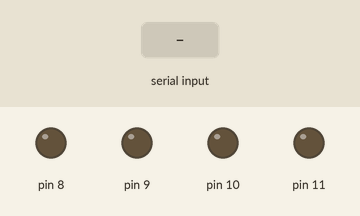
Recording of a sketch running on a simulated Arduino Uno, built with avr-gcc and run on an emulated ATmega328P. Parts: output pins drawn as LEDs (lit = HIGH). The inputs (shaded band) are chosen by the test bench.

Above: at 1.2 s.
1.3 s: "A" received over Serial
At 2.1 s:
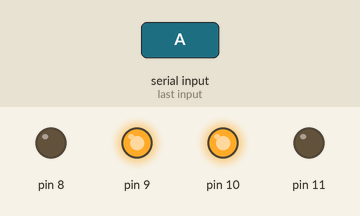
Timing chart, 0 to 4.3 s (numbered marks = the images above; inputs shaded):
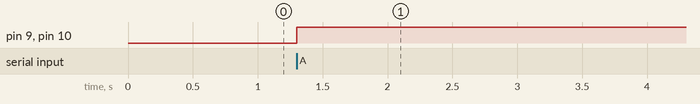

The sketch:

carro.ino
```cpp
int state = 0;

void setup() {
//  pinMode(13, OUTPUT);
  pinMode(8, OUTPUT);
  digitalWrite(8, LOW);
  pinMode(9, OUTPUT);
  digitalWrite(9, LOW);
  pinMode(10, OUTPUT);
  digitalWrite(10, LOW);
  pinMode(11, OUTPUT);
  digitalWrite(11, LOW);
  Serial.begin(9600);
}

void loop() {
  if(Serial.available() > 0){
    state = Serial.read();
  }
  if(state == 'A') {
    avanzar();
//    parar();
    state = 0;
  }
  state = Serial.read();
  if(state == 'B') {
    retroceder();
//    parar();
    state = 0;
  }
  state = Serial.read();
  if(state == 'C') {
    izq();
//    parar();
    state = 0;
  }
  state = Serial.read();
  if(state == 'D') {
    der();
//    parar();
    state = 0;
  }
}

//////////////////////////////////////////////////////

void avanzar(){
  digitalWrite(8, LOW);
  digitalWrite(9, HIGH);
  digitalWrite(11, LOW);
  digitalWrite(10, HIGH);
  delay(1000);
}

void retroceder(){
  digitalWrite(9, LOW);
  digitalWrite(8, HIGH);
  digitalWrite(10, LOW);
  digitalWrite(11, HIGH);
  delay(1000);
}

void izq(){

}

void der(){

}

void parar(){
  digitalWrite(9, LOW);
  digitalWrite(8, LOW);
  digitalWrite(10, LOW);
  digitalWrite(11, LOW);
}
```

Measured:
- after the input at 1.3 s, pin 9, pin 10: LOW → HIGH at once
